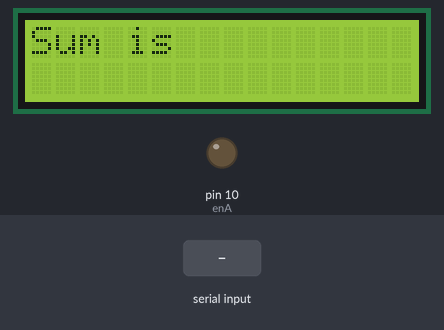
This sketch was run on a simulated Arduino Uno, built with avr-gcc and run on an emulated ATmega328P. Parts: 16×2 character LCD, output pins drawn as LEDs (lit = HIGH). The inputs (shaded band) are chosen by the test bench.

Above: at 1.2 s.
1.3 s: "A" received over Serial
At 5.4 s:
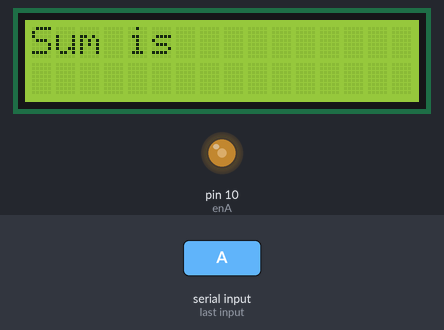
Timing chart, 0 to 6.9 s (numbered marks = the images above; inputs shaded):
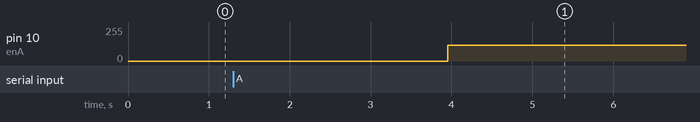

Measured:
- after the input at 1.3 s, pin 10 (enA): 0/255 → 120/255 after 2.7 s

The sketch:

test1.ino
```cpp
const int intA = 8;
const int intB = 9;
const int enA = 10;
String r;
char c;
int flag = 0;

#include <LiquidCrystal.h>

// initialize the library with the numbers of the interface pins
LiquidCrystal lcd(12, 11, 5, 4, 3, 2);


void setup()
{  Serial.begin(9600);
  lcd.begin(16,2);
  lcd.print("Sum is ");

}

void loop()
{
  if(Serial.available()){
    int x = Serial.read();
    if(x=='A'){
    if(flag == 0){
      flag =1;
      delay(2650);
    }
    digitalWrite(intA,HIGH);
    digitalWrite(intB,LOW);
    analogWrite(enA,120);
    delay(650);
    digitalWrite(intA,LOW);
    digitalWrite(intB,LOW);
    delay(2010);
  }
  else if(x=='B'){
    digitalWrite(intA,LOW);
    digitalWrite(intB,LOW);

    lcd.setCursor(0,1);
    while(Serial.available())
    {
      delay(50);
      if(Serial.available() > 0){
          c = Serial.read();
          r+=c;
          Serial.flush();
    }
   // Serial.println(r);
    lcd.print(c);
    Serial.flush();
  }
  }


  }
  else{
    digitalWrite(intA,LOW);
    digitalWrite(intB,LOW);
  }
}
```
